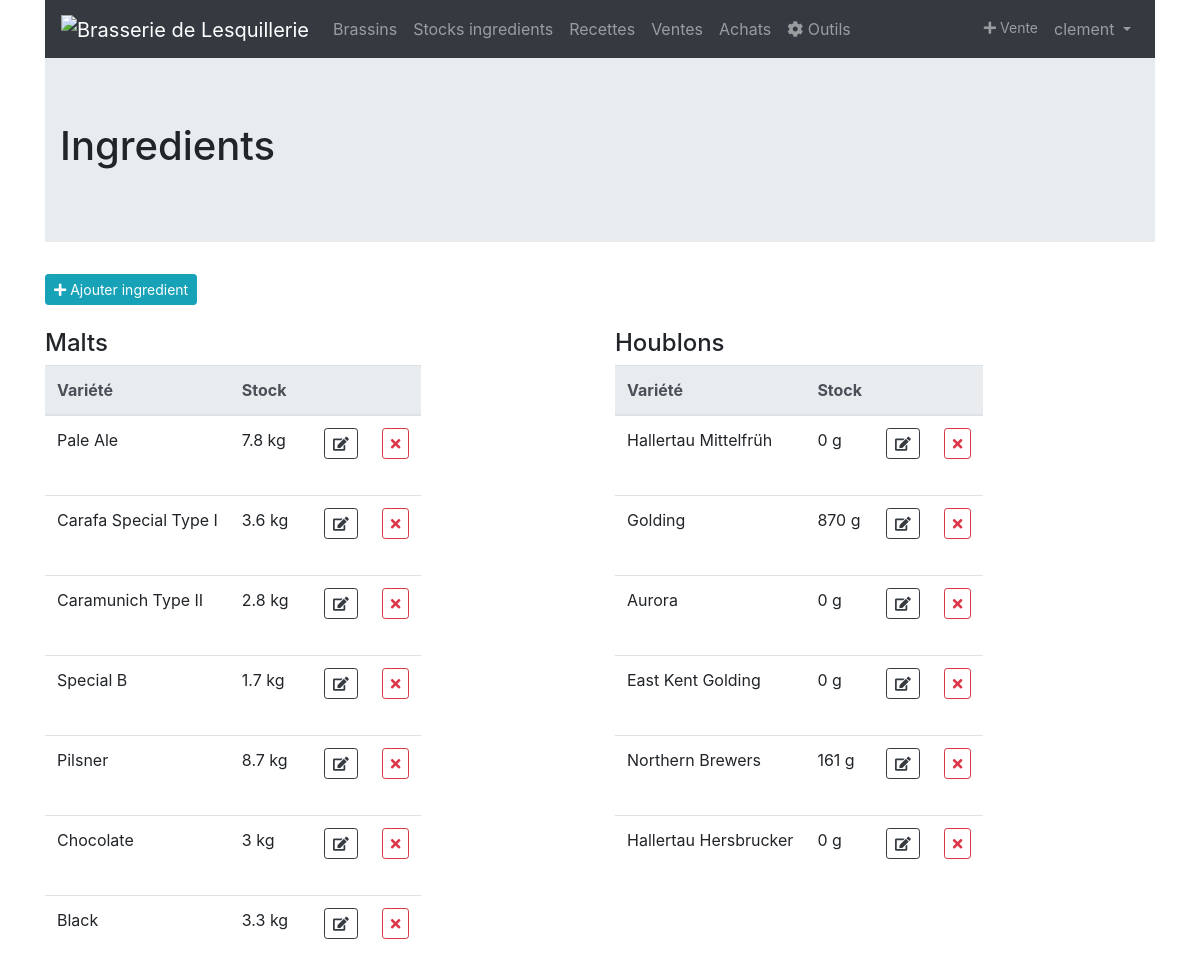
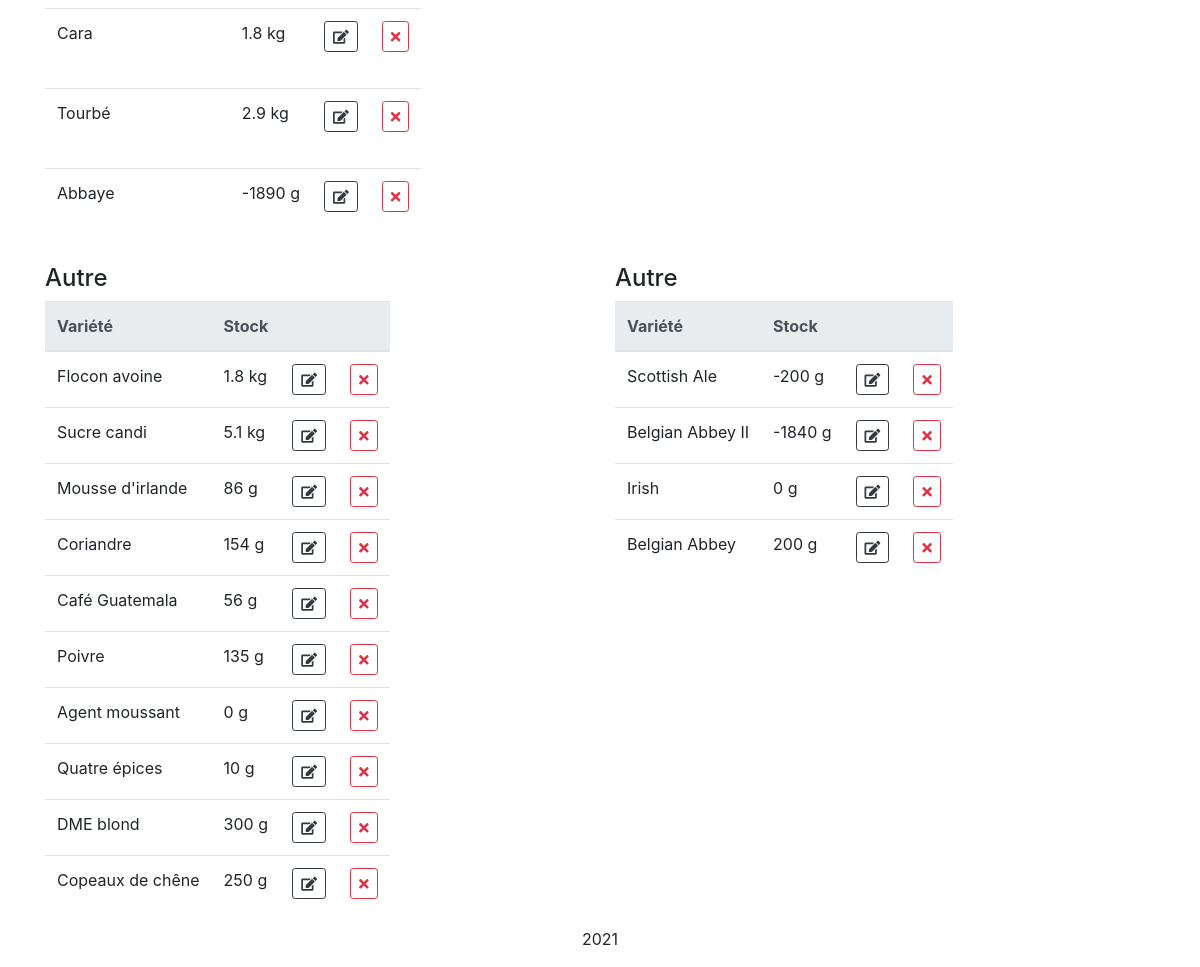
/brasserie/ingredients/ (signed in), run on the app's committed database (2 pictures, top to bottom).
### brassin/models.py (models this page shows, shortened)
class Ingredient(models.Model):
	INGREDIENT_TYPE = [('Malt','Malt'),('Houblon','Houblon'),('Levure','Levure'),('Autre','Autre'),]
	type_ingredient = models.CharField(null=True,max_length=30,choices=INGREDIENT_TYPE,default='Autre')
	variete = models.CharField(max_length=30)
	prix_kg = models.DecimalField(null=True, max_digits=5, decimal_places=2)
	acide_alpha = models.DecimalField(blank=True,null=True, max_digits=4, decimal_places=2)
	ebc_min = models.DecimalField(blank=True,null=True, max_digits=4, decimal_places=0)
	ebc_max = models.DecimalField(blank=True,null=True, max_digits=4, decimal_places=0)
	attenuation_min = models.DecimalField(blank=True,null=True, max_digits=2, decimal_places=0)
	attenuation_max = models.DecimalField(blank=True,null=True, max_digits=2, decimal_places=0)
	description = models.TextField(blank=True,null=True)
	@property
	def stock(self):
		achat_sum = Achat.objects.filter(ingredient=self.id).aggregate(Sum('quantite')).get('quantite__sum',0.00) if Achat else 0.00
		brassin_sum = BrassinIngredient.objects.filter(ingredient=self.id).aggregate(Sum('quantite')).get('quantite__sum',0.00) if BrassinIngredient else 0.00
		if not achat_sum:
			return brassin_sum
		if not brassin_sum:
			return achat_sum
		return achat_sum - brassin_sum
	@property
	def propriete(self):
		if self.type_ingredient=="Malt":
			return "EBC: " + str(self.ebc_min) + " - " + str(self.ebc_max)
		if self.type_ingredient=="Houblon":
			return "Acide alpha: " + str(self.acide_alpha) + " %"
		if self.type_ingredient=="Levure":
			return "Attenuation: " + str(self.attenuation_min) + " - " + str(self.attenuation_max) + " %"
		else:
			return ""
	class Meta:
		verbose_name = "Ingredient"
		ordering = ['type_ingredient']

### brassin/views.py (the view)
# urls.py: path('ingredients/', views.IngredientsList.as_view(), name="ingredients_list"),
class IngredientsList(LoginRequiredMixin,ListView):
	model = Ingredient
	template_name = "brassin/ingredients_list.html"
	def get_context_data(self, **kwargs):
	    context = super(IngredientsList, self).get_context_data(**kwargs)
	    context['malt'] = Ingredient.objects.filter(type_ingredient="Malt")
	    context['houblon'] = Ingredient.objects.filter(type_ingredient="Houblon")
	    context['levure'] = Ingredient.objects.filter(type_ingredient="Levure")
	    context['autre'] = Ingredient.objects.filter(type_ingredient="Autre")
	    return context

### brassin/templates/brassin/ingredients_list.html (shortened to what this page needs)
{% extends 'base.html' %}
{% load static %}
{% block css %}
<link rel="stylesheet" href="{% static 'brassin/css/style.css' %}" />
{% endblock %}
{% block content %}
<div class="jumbotron jumbotron-fluid">
  <div class="container">
    <h1 class="page-header">Ingredients</h1>
  </div>
</div>
<a class="btn btn-info btn-sm" href="{% url 'ingredient_create' %}"><i class="fas fa-plus"></i>  Ajouter ingredient</a>
<br/><br/>
<div class="row ">
  <div class="col-sm-6">
    <h4>Malts</h4>
      <table class="table table-responsive" id="Malt-table">
        <thead class="thead-light">
          <tr>
            <th>Variété</th>
            <th>Stock</th>
            <th></th>
            <th></th>
          </tr>
        </thead>
        <tbody>
          {% for ingredient in malt %}
          <tr data-toggle="collapse" data-target="#dataMalt{{ingredient.id}}" class="clickable">
            <td>{{ ingredient.variete }}</td>
            <td>{% if ingredient.stock < 1 %}{% widthratio ingredient.stock 1 1000 %} g{% else %}{{ ingredient.stock|floatformat }} kg{% endif %}</td>
            <td><a class="btn btn-outline-dark btn-sm" href="{% url 'ingredient_update' ingredient.id %}"><i class="fas fa-edit"></i></a></td>
            <td><a class="btn btn-outline-danger btn-sm" href="{% url 'ingredient_delete' ingredient.id %}"><i class="fas fa-times"></i></a></td>
          </tr>
          <tr>
            <td colspan="4" style="border-top:none !important;">
            </td>
          </tr>
          {% empty %}
            <tr>
              <td colspan="7" class="text-center bg-warning">Pas encore d'ingredient.</td>
            </tr>
          {% endfor %}
        </tbody>
      </table>
  </div>
  <div class="col-sm-6">
    <h4>Houblons</h4>
      <table class="table table-responsive" id="Houblon-table">
        <thead class="thead-light">
          <tr>
            <th>Variété</th>
            <th>Stock</th>
            <th></th>
            <th></th>
          </tr>
        </thead>
        <tbody>
          {% for ingredient in houblon %}
          <tr data-toggle="collapse" data-target="#dataHoublon{{ingredient.id}}" class="clickable">
            <td>{{ ingredient.variete }}</td>
            <td>{% if ingredient.stock < 1 %}{% widthratio ingredient.stock 1 1000 %} g{% else %}{{ ingredient.stock|floatformat }} kg{% endif %}</td>
            <td><a class="btn btn-outline-dark btn-sm" href="{% url 'ingredient_update' ingredient.id %}"><i class="fas fa-edit"></i></a></td>
            <td><a class="btn btn-outline-danger btn-sm" href="{% url 'ingredient_delete' ingredient.id %}"><i class="fas fa-times"></i></a></td>
          </tr>
          <tr>
            <td colspan="4" style="border-top:none !important;">
            </td>
          </tr>
          {% empty %}
            <tr>
              <td colspan="7" class="text-center bg-warning">Pas encore d'ingredient.</td>
            </tr>
          {% endfor %}
        </tbody>
      </table>
  </div>
</div>
<div class="row">
  <div class="col-sm-6">
    <h4>Autre</h4>
      <table class="table table-responsive" id="Autre-table">
        <thead class="thead-light">
          <tr>
            <th>Variété</th>
            <th>Stock</th>
            <th></th>
            <th></th>
          </tr>
        </thead>
        <tbody>
          {% for ingredient in autre %}
          <tr>
            <td>{{ ingredient.variete }}</td>
            <td>{% if ingredient.stock < 1 %}{% widthratio ingredient.stock 1 1000 %} g{% else %}{{ ingredient.stock|floatformat }} kg{% endif %}</td>
            <td><a class="btn btn-outline-dark btn-sm" href="{% url 'ingredient_update' ingredient.id %}"><i class="fas fa-edit"></i></a></td>
            <td><a class="btn btn-outline-danger btn-sm" href="{% url 'ingredient_delete' ingredient.id %}"><i class="fas fa-times"></i></a></td>
          </tr>
          {% empty %}
            <tr>
              <td colspan="7" class="text-center bg-warning">Pas encore d'ingredient.</td>
            </tr>
          {% endfor %}
        </tbody>
      </table>
  </div>
  <div class="col-sm-6">
    <h4>Autre</h4>
      <table class="table table-responsive" id="Levure-table">
        <thead class="thead-light">
          <tr>
            <th>Variété</th>
            <th>Stock</th>
            <th></th>
            <th></th>
          </tr>
        </thead>
        <tbody>
          {% for ingredient in levure %}
          <tr>
            <td>{{ ingredient.variete }}</td>
            <td>{% if ingredient.stock < 1 %}{% widthratio ingredient.stock 1 1000 %} g{% else %}{{ ingredient.stock|floatformat }} kg{% endif %}</td>
            <td><a class="btn btn-outline-dark btn-sm" href="{% url 'ingredient_update' ingredient.id %}"><i class="fas fa-edit"></i></a></td>
            <td><a class="btn btn-outline-danger btn-sm" href="{% url 'ingredient_delete' ingredient.id %}"><i class="fas fa-times"></i></a></td>
          </tr>
          {% empty %}
            <tr>
              <td colspan="7" class="text-center bg-warning">Pas encore d'ingredient.</td>
            </tr>
          {% endfor %}
        </tbody>
      </table>
  </div>
</div>
{% endblock %}

### templates/base.html (shortened to what this page needs)
{% load static %}
<!DOCTYPE html>
<html lang="fr">
  <head>
    <link rel="stylesheet" href="https://use.fontawesome.com/releases/v5.7.0/css/all.css">
    <link rel="stylesheet" href="https://maxcdn.bootstrapcdn.com/bootstrap/4.0.0/css/bootstrap.min.css">
    <link rel="stylesheet" type="text/css" href="https://cdn.datatables.net/1.10.24/css/dataTables.bootstrap4.min.css"/>
    {% block css %}
    {% endblock %}
  </head>
  <body>
    <div class="container">
      <nav class="navbar navbar-expand-sm bg-dark navbar-dark sticky-top bg-faded">
        <a class="navbar-brand" href="{% url 'home' %}"><img src="" alt="{{ user.profile.brasserie }}" href="{% url 'home' %}"></a>
        <div class="collapse navbar-collapse" id="collapsibleNavbar">
          <ul class="navbar-nav">
            <li class="nav-item">
              <a class="nav-link" href="{% url 'brassin_list' %}">Brassins</a>
            </li>
            <li class="nav-item">
              <a class="nav-link" href="{% url 'ingredients_list' %}">Stocks ingredients</a>
            </li>
            <li class="nav-item">
              <a class="nav-link" href="{% url 'recettes_list' %}">Recettes</a>
            </li>
            <li class="nav-item">
              <a class="nav-link" href="{% url 'ventes_list' %}">Ventes</a>
            </li>
            <li class="nav-item">
              <a class="nav-link" href="{% url 'achats_list' %}">Achats</a>
            </li>
            <li class="nav-item">
              <a class="nav-link" href="{% url 'outils' %}"><i class="fa fa-cog" aria-hidden="true"></i>   Outils</a>
            </li>
          </ul>
          <ul class="navbar-nav ml-auto">
            <li class="nav-item">
              <a class="nav-link btn-outline-info btn-sm" href="{% url 'vente_create' %}"><i class="fas fa-plus"></i>  Vente</a>
            </li>
            <li class="nav-item dropdown">
              <a class="nav-link dropdown-toggle" href="#" id="navbardrop" data-toggle="dropdown">
                {% if user.is_authenticated %}
                  {{ user.get_username }}
                {% endif %}
              </a>
            </li>
          </ul>
        </div>
      </nav>
      {% block content %}
      {% endblock %}
      <footer class="container-fluid bg-4 text-center">
          <p>2021</p>
      </footer>
    </div>
  </body>
</html>

### brassin/static/brassin/css/style.css (style rules this page uses)
a { color: darkslategray; }

### data on the page
Ingredient: variete "Pale Ale", stock "7.8"
Ingredient: variete "Carafa Special Type I", stock "3.6"
Ingredient: variete "Caramunich Type II", stock "2.8"
Ingredient: variete "Special B", stock "1.7"
Ingredient: variete "Pilsner", stock "8.7"
Ingredient: variete "Chocolate", stock "3"
Ingredient: variete "Black", stock "3.3"
Ingredient: variete "Cara", stock "1.8"
Ingredient: variete "Tourbé", stock "2.9"
Ingredient: variete "Abbaye", id "-1890"
Ingredient: variete "Hallertau Mittelfrüh", id "0"
Ingredient: variete "Golding", id "870"
Ingredient: variete "Aurora", id "0"
Ingredient: variete "East Kent Golding", id "0"
Ingredient: variete "Northern Brewers", id "161"
Ingredient: variete "Hallertau Hersbrucker", id "0"
Ingredient: variete "Flocon avoine", stock "1.8"
Ingredient: variete "Sucre candi", stock "5.1"
Ingredient: variete "Mousse d'irlande", id "86"
Ingredient: variete "Coriandre", id "154"
Ingredient: variete "Café Guatemala", id "56"
Ingredient: variete "Poivre", id "135"
Ingredient: variete "Agent moussant", id "0"
Ingredient: variete "Quatre épices", id "10"
Ingredient: variete "DME blond", id "300"
Ingredient: variete "Copeaux de chêne", id "250"
Ingredient: variete "Scottish Ale", id "-200"
Ingredient: variete "Belgian Abbey II", id "-1840"
Ingredient: variete "Irish", id "0"
Ingredient: variete "Belgian Abbey", id "200"

### other printed values
{{ user.get_username }} "clement"
